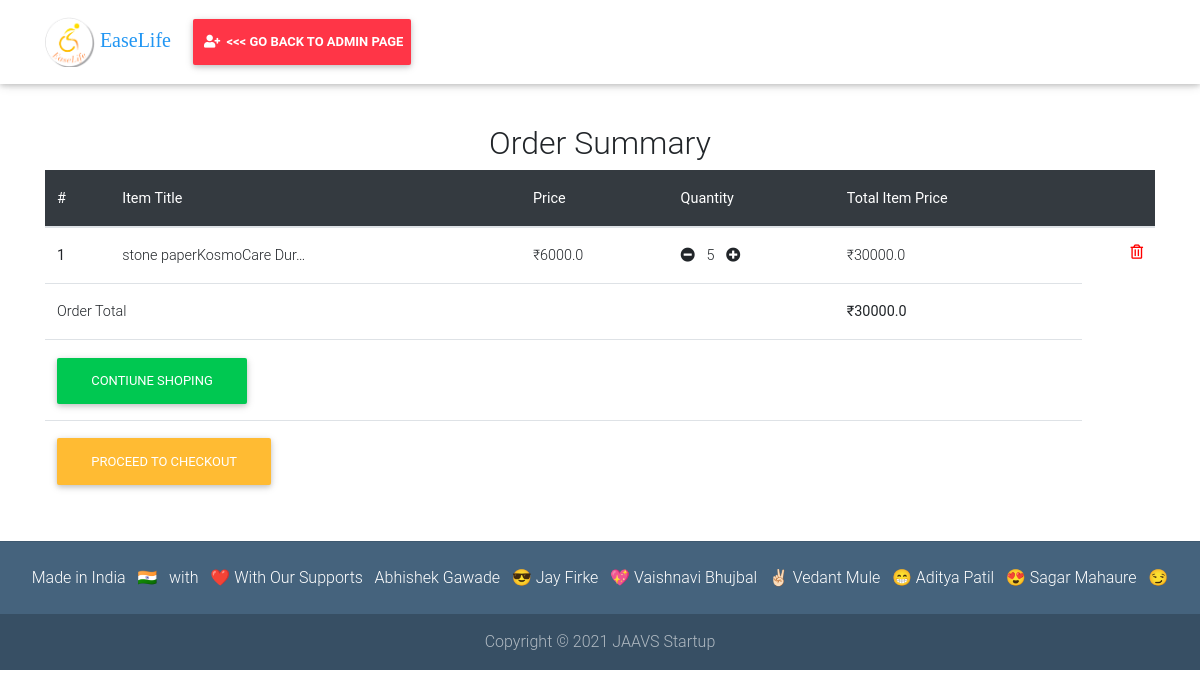
Page /order-summary/ (signed in) on the committed database.
### base/models.py (models this page shows, shortened)
class OrderItem(models.Model):
    user = models.ForeignKey(settings.AUTH_USER_MODEL,on_delete=models.CASCADE)
    ordered = models.BooleanField(default=False)
    item=models.ForeignKey(Item,on_delete=models.CASCADE)
    qauntity=models.IntegerField(default=1)
    def get_total_item_price(self):
        return self.qauntity * self.item.price
    def get_final_price(self):
        if self.item.discount_price:
            return self.get_total_discount_price()
        return self.get_total_item_price()

class Item(models.Model):
    title =models.CharField( max_length=100,unique=True)
    price =models.FloatField()
    discount_price =models.FloatField(blank=True,null=True)
    category = models.CharField(choices=CATEGORY_CHOICES,verbose_name='Availablity Of Product',max_length=2,default='NA')
    label_name= models.CharField(max_length=14,verbose_name='The Word Inside a label',blank=True,null=True)
    label = models.CharField(choices=LABEL_CHOICES,max_length=1,default='P')
    slug=models.SlugField(max_length=150,blank=True,unique=True)
    description=models.TextField(max_length=1000)
    image=models.ImageField()
    image2=models.ImageField(blank=True)
    image3=models.ImageField(blank=True)
    image4=models.ImageField(blank=True)
    image5=models.ImageField(blank=True)
    image6=models.ImageField(blank=True)
    created = models.DateTimeField(auto_now_add=True)
    updated = models.DateTimeField(auto_now=True)

class Order(models.Model):
    user = models.ForeignKey(settings.AUTH_USER_MODEL,on_delete=models.CASCADE)
    items =models.ManyToManyField(OrderItem)
    ordered = models.BooleanField(default=False)
    start_date =models.DateTimeField(auto_now_add=True)
    ordered_date = models.DateTimeField()
    billing_address=models.ForeignKey('BillingAddress',on_delete=models.SET_NULL,blank=True,null=True)
    def get_total(self):
        total=0
        for order_item in self.items.all():
            total +=order_item.get_final_price()
        return total

### base/views.py (the view)
# urls.py: path('order-summary/',OrderSummaryView.as_view(),name ='order-summary'),
class OrderSummaryView(LoginRequiredMixin,View):
    def get(self,*args,**kwargs):
        try:
            order=Order.objects.get(user=self.request.user,ordered=False)
            return render(self.request,'order_summary.html',{'order':order})
        except ObjectDoesNotExist:
            messages.error(self.request,f" { self.request.user.get_full_name() } Don't have Any Item in The Cart")
            return redirect("base:item-list")

### templates/order_summary.html (shortened to what this page needs)
{% extends 'base.html' %}
{% load static %}
  {% block content %}
  <div class='container'>
        <br>
    <h2 class='display-5 text-center'>Order Summary</h2>
  <div class="table-responsive text-nowrap">
        <table class="table">
            <thead  class="table-dark">
            <tr>
                <th scope="col">#</th>
                <th scope="col">Item Title</th>
                <th scope="col">Price </th>
                <th scope="col">Quantity</th>
                <th scope="col">Total Item Price</th>
                <th scope="col"></th>
            </tr>
            </thead>
            <tbody>
            {% for order_item in order.items.all %}
                <tr>
                        <th scope="row">{{ forloop.counter }}</th>
                        <td>{{ order_item.item.title|truncatechars:25  }}</td>
                        <td>₹{{ order_item.item.price }}</td>
                        <td>
                        <a href="{% url 'base:remove-single-item-from-cart'  order_item.item.slug %}">
                        <i class="fas fa-minus-circle mr-2"></i></a>
                                {{ order_item.qauntity }}
                         <a href="{% url 'base:add-to-cart'  order_item.item.slug %}"><i class="fas fa-plus-circle ml-2"></i></a>
                                </td>
                        <td>
                        {% if order_item.item.discount_price %}
                            ₹{{ order_item.get_total_discount_price }}
                            <span class="badge rounded-pill bg-primary ml-3">Saving ₹{{ order_item.get_amount_saved }}</span>
                        {% else %}
                            ₹{{ order_item.get_total_item_price }}
                        {% endif %}
                            <td><a style='color:red' href="{% url 'base:remove-from-cart'  order_item.item.slug %}">
                                <i class="far fa-trash-alt float-right"></i>
                            </a></td>
                        </td>
                    </tr>
                {% empty %}
                <tr>
                <td colspan="5">Your Cart is Empty</td>
                <a  class='btn btn-success float-right ml-2' href='/'>Contiune Shoping </a>
                </tr>
            {% endfor %}
            {% if order.get_total %}
                <tr>
                    <td colspan="4">Order Total</td>
                    <td ><b>₹{{ order.get_total }}</b></td>
                </tr>
                <tr>
                    <td colspan="5">
                    <a  class='btn btn-success float-left' href='/'>Contiune Shoping </a>
                </tr>
                <tr>
                    <td colspan="5">
                    <a  class='btn btn-warning float-left' href='/check_out'>Proceed To CheckOut</a></td>
                </tr>
             {% endif %}
            </tbody>
        </table>
</div>
</div>
    {% endblock content %}

### templates/base.html (style rules this page uses)
html, body, header, .carousel { height: 60vh; }

### rows in the picture
OrderItem: item "stone paperKosmoCare Dur…", item.price "6000.0", qauntity "5", get_total_item_price "30000.0"
Order: get_total "30000.0"
